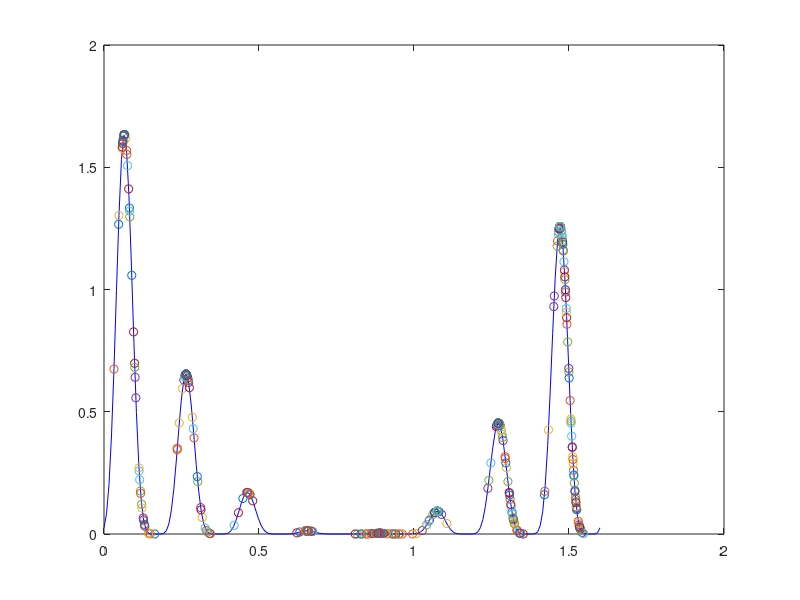
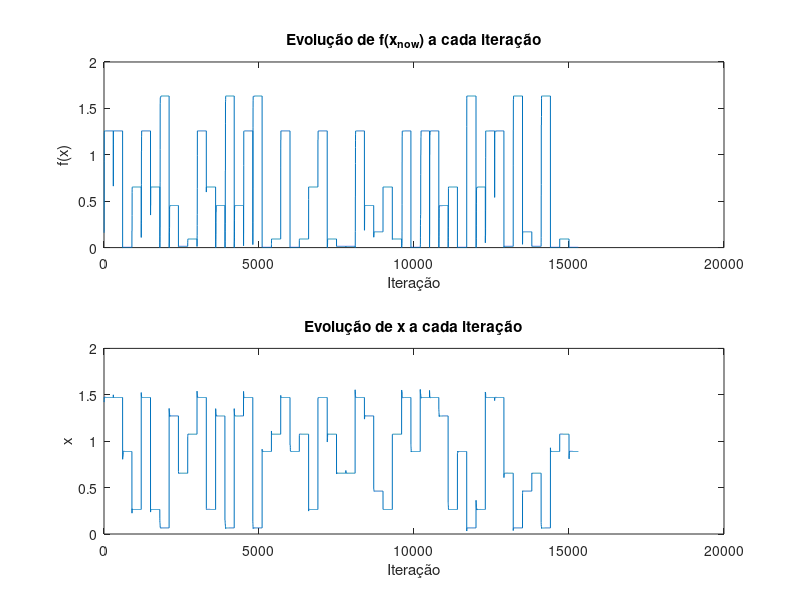

Reproduce these figures in MATLAB, in order.
close all;
clear all;

% Definição da função
f = @(x) 4*(sin(5*pi*x+0.5)).^6 .* exp(log2((x-0.8).^2));

% Geração dos pontos para o gráfico da função
x = linspace(0, 1.6, 200); 
y = f(x);
plot(x, y, 'b');
hold on;

% Configurações iniciais
num_total = 1;
num_tent = 1;
f_evolucao = [];
x_evolucao = [];
j = 1;

% Loop principal
while num_tent <= num_total
    i = 1;
    delta = 0.02;
    x_now = rand * 1.6;
    x_old = x_now;

    % Loop de atualização
    while i <= 300
        valor_rand = (rand - 0.5) * delta;
        x_now = x_old + 2 * valor_rand;

        % Verifica se x_now está dentro do intervalo [0, 1.6]
        if x_now < 0
            x_now = 0;
        elseif x_now > 1.6
            x_now = 1.6;
        end

        % Atualiza o valor de x se f(x_now) for maior
        if f(x_now) > f(x_old)
            plot(x_now, f(x_now), 'o'); % Plota o ponto
            x_old = x_now;
        end 

        % Armazena a evolução de f(x) e de x
        f_evolucao(j) = f(x_old);
        x_evolucao(j) = x_old;
        i = i + 1;
        j = j + 1;
    end

    % Atualiza o número de tentativas e f_max
    if (num_total == 1)
        num_total = num_total + 10;
        f_max = f(x_now);
    end
    if f(x_now) > f_max
        num_total = num_total + 10;
        f_max = f(x_now);
    end
    num_tent = num_tent + 1;
end

% Gráfico da evolução de f(x) e x
figure;
subplot(2, 1, 1);
plot(1:(j - 1), f_evolucao); % Plota a evolução de f(x_now)
xlabel('Iteração');
ylabel('f(x)');
title('Evolução de f(x_{now}) a cada iteração');

subplot(2, 1, 2);
plot(1:(j - 1), x_evolucao); % Plota a evolução de x
xlabel('Iteração');
ylabel('x');
title('Evolução de x a cada iteração');

hold off;
